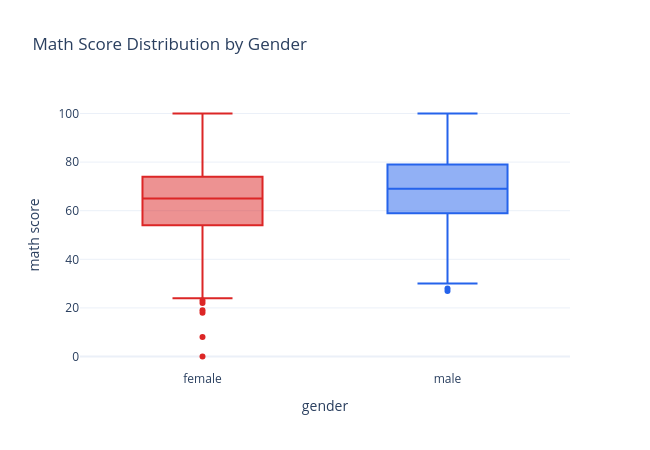

The cell this chart's notebook holds for it:
### Markdown cell above
## Quick Look at the Data

### Code cell
box_figure = px.box(df, x="gender", y="math score", color="gender",
                     title="Math Score Distribution by Gender", template="plotly_white",
                     color_discrete_map={"male": "#2563eb", "female": "#dc2626"})
box_figure.update_layout(width=650, height=450, showlegend=False)
box_figure.show()

### Figure 1 — Plotly figure (JSON) as saved in the notebook; plotly's stock layout.template omitted (floating-point values rounded to 4 significant figures; data arrays with more than 128 entries replaced by an {"elided": "..."} marker saying what was removed)
{"data": [{"alignmentgroup": "True", "hovertemplate": "gender=%{x}<br>math score=%{y}<extra></extra>", "legendgroup": "female", "marker": {"color": "#dc2626"}, "name": "female", "notched": false, "offsetgroup": "female", "orientation": "v", "showlegend": true, "type": "box", "x": {"elided": "518 str values"}, "x0": " ", "xaxis": "x", "y": {"elided": "518 int values"}, "y0": " ", "yaxis": "y"}, {"alignmentgroup": "True", "hovertemplate": "gender=%{x}<br>math score=%{y}<extra></extra>", "legendgroup": "male", "marker": {"color": "#2563eb"}, "name": "male", "notched": false, "offsetgroup": "male", "orientation": "v", "showlegend": true, "type": "box", "x": {"elided": "482 str values"}, "x0": " ", "xaxis": "x", "y": {"elided": "482 int values"}, "y0": " ", "yaxis": "y"}], "layout": {"boxmode": "overlay", "height": 450, "legend": {"title": {"text": "gender"}, "tracegroupgap": 0}, "showlegend": false, "title": {"text": "Math Score Distribution by Gender"}, "width": 650, "xaxis": {"anchor": "y", "categoryarray": ["female", "male"], "categoryorder": "array", "domain": [0, 1], "title": {"text": "gender"}}, "yaxis": {"anchor": "x", "domain": [0, 1], "title": {"text": "math score"}}}}
